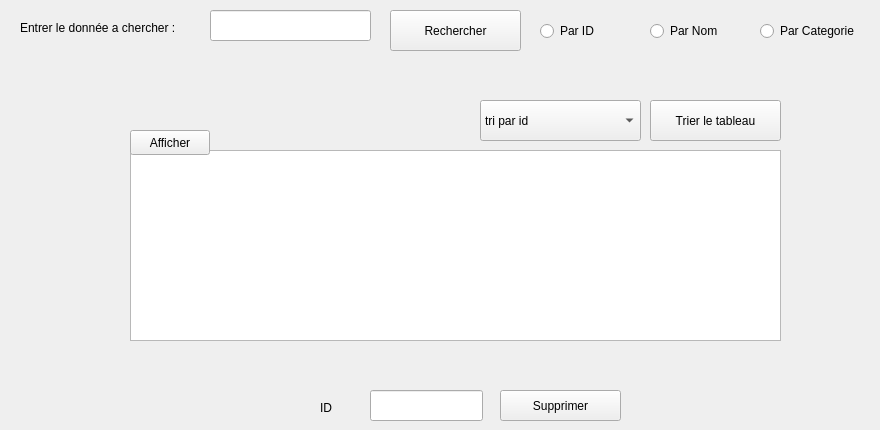
        <widget class="QWidget" name="tab_4">
         <attribute name="title">
          <string>Afficher Les Produits</string>
         </attribute>
         <widget class="QTableView" name="tableView_A">
          <property name="geometry">
           <rect>
            <x>130</x>
            <y>150</y>
            <width>651</width>
            <height>191</height>
           </rect>
          </property>
         </widget>
         <widget class="QPushButton" name="pushButton_6">
          <property name="geometry">
           <rect>
            <x>500</x>
            <y>390</y>
            <width>121</width>
            <height>31</height>
           </rect>
          </property>
          <property name="text">
           <string>Supprimer</string>
          </property>
         </widget>
         <widget class="QLineEdit" name="textDelete_2">
          <property name="geometry">
           <rect>
            <x>370</x>
            <y>390</y>
            <width>113</width>
            <height>31</height>
           </rect>
          </property>
         </widget>
         <widget class="QLabel" name="label_15">
          <property name="geometry">
           <rect>
            <x>320</x>
            <y>400</y>
            <width>21</width>
            <height>16</height>
           </rect>
          </property>
          <property name="text">
           <string>ID</string>
          </property>
         </widget>
         <widget class="QPushButton" name="TRI">
          <property name="geometry">
           <rect>
            <x>650</x>
            <y>100</y>
            <width>131</width>
            <height>41</height>
           </rect>
          </property>
          <property name="text">
           <string>Trier le tableau</string>
          </property>
         </widget>
         <widget class="QComboBox" name="choixTrie">
          <property name="geometry">
           <rect>
            <x>480</x>
            <y>100</y>
            <width>161</width>
            <height>41</height>
           </rect>
          </property>
          <property name="toolTipDuration">
           <number>-1</number>
          </property>
          <property name="currentIndex">
           <number>0</number>
          </property>
          <item>
           <property name="text">
            <string>tri par id</string>
           </property>
          </item>
          <item>
           <property name="text">
            <string>tri par categorie</string>
           </property>
          </item>
          <item>
           <property name="text">
            <string>tri par nom</string>
           </property>
          </item>
         </widget>
         <widget class="QPushButton" name="recherche_produit">
          <property name="geometry">
           <rect>
            <x>390</x>
            <y>10</y>
            <width>131</width>
            <height>41</height>
           </rect>
          </property>
          <property name="text">
           <string>Rechercher</string>
          </property>
         </widget>
         <widget class="QLineEdit" name="recherche_produit_2">
          <property name="geometry">
           <rect>
            <x>210</x>
            <y>10</y>
            <width>161</width>
            <height>31</height>
           </rect>
          </property>
         </widget>
         <widget class="QLabel" name="rehcerche_produit">
          <property name="geometry">
           <rect>
            <x>20</x>
            <y>20</y>
            <width>171</width>
            <height>16</height>
           </rect>
          </property>
          <property name="text">
           <string>Entrer le donnée a chercher :</string>
          </property>
         </widget>
         <widget class="QRadioButton" name="produit1">
          <property name="geometry">
           <rect>
            <x>540</x>
            <y>20</y>
            <width>99</width>
            <height>22</height>
           </rect>
          </property>
          <property name="text">
           <string>Par ID</string>
          </property>
         </widget>
         <widget class="QRadioButton" name="produit2">
          <property name="geometry">
           <rect>
            <x>650</x>
            <y>20</y>
            <width>99</width>
            <height>22</height>
           </rect>
          </property>
          <property name="text">
           <string>Par Nom</string>
          </property>
         </widget>
         <widget class="QRadioButton" name="produit3">
          <property name="geometry">
           <rect>
            <x>760</x>
            <y>20</y>
            <width>111</width>
            <height>22</height>
           </rect>
          </property>
          <property name="text">
           <string>Par Categorie</string>
          </property>
         </widget>
           <widget class="QPushButton" name="Afficher_Produit">
          <property name="geometry">
           <rect>
            <x>130</x>
            <y>130</y>
            <width>80</width>
            <height>25</height>
           </rect>
          </property>
          <property name="text">
           <string>Afficher</string>
          </property>
         </widget>
        </widget>
